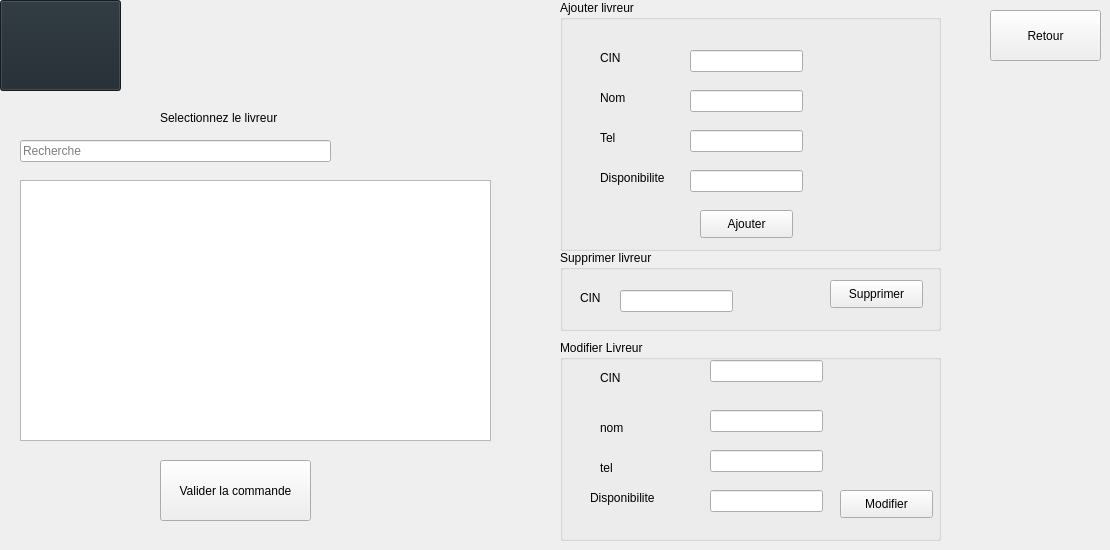
      <widget class="QWidget" name="tab_5">
       <attribute name="title">
        <string>livreur</string>
       </attribute>
       <widget class="QTableView" name="tab_livreur">
        <property name="geometry">
         <rect>
          <x>20</x>
          <y>180</y>
          <width>471</width>
          <height>261</height>
         </rect>
        </property>
       </widget>
       <widget class="QLabel" name="label_46">
        <property name="geometry">
         <rect>
          <x>160</x>
          <y>110</y>
          <width>171</width>
          <height>16</height>
         </rect>
        </property>
        <property name="text">
         <string>Selectionnez le livreur</string>
        </property>
       </widget>
       <widget class="QPushButton" name="pushButton_9">
        <property name="geometry">
         <rect>
          <x>160</x>
          <y>460</y>
          <width>151</width>
          <height>61</height>
         </rect>
        </property>
        <property name="text">
         <string>Valider la commande</string>
        </property>
        <property name="icon">
         <iconset>
          <normaloff>:/Desktop/attachments/return.png</normaloff>:/Desktop/attachments/return.png</iconset>
        </property>
       </widget>
       <widget class="QGroupBox" name="groupBox_7">
        <property name="geometry">
         <rect>
          <x>560</x>
          <y>0</y>
          <width>381</width>
          <height>251</height>
         </rect>
        </property>
        <property name="title">
         <string>Ajouter livreur</string>
        </property>
        <widget class="QLabel" name="label_47">
         <property name="geometry">
          <rect>
           <x>40</x>
           <y>50</y>
           <width>56</width>
           <height>16</height>
          </rect>
         </property>
         <property name="text">
          <string>CIN</string>
         </property>
        </widget>
        <widget class="QLabel" name="label_48">
         <property name="geometry">
          <rect>
           <x>40</x>
           <y>90</y>
           <width>56</width>
           <height>16</height>
          </rect>
         </property>
         <property name="text">
          <string>Nom</string>
         </property>
        </widget>
        <widget class="QLabel" name="label_49">
         <property name="geometry">
          <rect>
           <x>40</x>
           <y>130</y>
           <width>56</width>
           <height>16</height>
          </rect>
         </property>
         <property name="text">
          <string>Tel</string>
         </property>
        </widget>
        <widget class="QLineEdit" name="cin">
         <property name="geometry">
          <rect>
           <x>130</x>
           <y>50</y>
           <width>113</width>
           <height>22</height>
          </rect>
         </property>
        </widget>
        <widget class="QLineEdit" name="le_nom_2">
         <property name="geometry">
          <rect>
           <x>130</x>
           <y>130</y>
           <width>113</width>
           <height>22</height>
          </rect>
         </property>
        </widget>
        <widget class="QLineEdit" name="le_tel_2">
         <property name="geometry">
          <rect>
           <x>130</x>
           <y>90</y>
           <width>113</width>
           <height>22</height>
          </rect>
         </property>
        </widget>
        <widget class="QPushButton" name="ajouter_livreur">
         <property name="geometry">
          <rect>
           <x>140</x>
           <y>210</y>
           <width>93</width>
           <height>28</height>
          </rect>
         </property>
         <property name="text">
          <string>Ajouter</string>
         </property>
         <property name="icon">
          <iconset>
           <normaloff>:/Desktop/attachments/add.png</normaloff>:/Desktop/attachments/add.png</iconset>
         </property>
        </widget>
        <widget class="QLineEdit" name="le_disponibilite">
         <property name="geometry">
          <rect>
           <x>130</x>
           <y>170</y>
           <width>113</width>
           <height>22</height>
          </rect>
         </property>
        </widget>
        <widget class="QLabel" name="label_50">
         <property name="geometry">
          <rect>
           <x>40</x>
           <y>170</y>
           <width>81</width>
           <height>16</height>
          </rect>
         </property>
         <property name="text">
          <string>Disponibilite</string>
         </property>
        </widget>
       </widget>
       <widget class="QGroupBox" name="groupBox_8">
        <property name="geometry">
         <rect>
          <x>560</x>
          <y>340</y>
          <width>381</width>
          <height>201</height>
         </rect>
        </property>
        <property name="title">
         <string>Modifier Livreur</string>
        </property>
        <widget class="QLabel" name="label_51">
         <property name="geometry">
          <rect>
           <x>40</x>
           <y>30</y>
           <width>56</width>
           <height>16</height>
          </rect>
         </property>
         <property name="text">
          <string>CIN</string>
         </property>
        </widget>
        <widget class="QLabel" name="label_52">
         <property name="geometry">
          <rect>
           <x>30</x>
           <y>150</y>
           <width>71</width>
           <height>16</height>
          </rect>
         </property>
         <property name="text">
          <string>Disponibilite</string>
         </property>
        </widget>
        <widget class="QLineEdit" name="cin_modifier">
         <property name="geometry">
          <rect>
           <x>150</x>
           <y>20</y>
           <width>113</width>
           <height>22</height>
          </rect>
         </property>
        </widget>
        <widget class="QLineEdit" name="disponibilite_modifier">
         <property name="geometry">
          <rect>
           <x>150</x>
           <y>150</y>
           <width>113</width>
           <height>22</height>
          </rect>
         </property>
        </widget>
        <widget class="QPushButton" name="pushButton_11">
         <property name="geometry">
          <rect>
           <x>280</x>
           <y>150</y>
           <width>93</width>
           <height>28</height>
          </rect>
         </property>
         <property name="text">
          <string>Modifier</string>
         </property>
         <property name="icon">
          <iconset>
           <normaloff>:/Desktop/attachments/update.png</normaloff>:/Desktop/attachments/update.png</iconset>
         </property>
        </widget>
        <widget class="QLabel" name="label_53">
         <property name="geometry">
          <rect>
           <x>40</x>
           <y>120</y>
           <width>55</width>
           <height>16</height>
          </rect>
         </property>
         <property name="text">
          <string>tel</string>
         </property>
        </widget>
        <widget class="QLineEdit" name="tel_modifier">
         <property name="geometry">
          <rect>
           <x>150</x>
           <y>70</y>
           <width>113</width>
           <height>22</height>
          </rect>
         </property>
        </widget>
        <widget class="QLineEdit" name="nom_modifier">
         <property name="geometry">
          <rect>
           <x>150</x>
           <y>110</y>
           <width>113</width>
           <height>22</height>
          </rect>
         </property>
        </widget>
        <widget class="QLabel" name="label_54">
         <property name="geometry">
          <rect>
           <x>40</x>
           <y>80</y>
           <width>55</width>
           <height>16</height>
          </rect>
         </property>
         <property name="text">
          <string>nom</string>
         </property>
        </widget>
       </widget>
       <widget class="QLineEdit" name="lineEdit_recherche">
        <property name="geometry">
         <rect>
          <x>20</x>
          <y>140</y>
          <width>311</width>
          <height>22</height>
         </rect>
        </property>
        <property name="placeholderText">
         <string>Recherche</string>
        </property>
       </widget>
       <widget class="QPushButton" name="Retour_6">
        <property name="geometry">
         <rect>
          <x>990</x>
          <y>10</y>
          <width>111</width>
          <height>51</height>
         </rect>
        </property>
        <property name="styleSheet">
         <string notr="true"/>
        </property>
        <property name="text">
         <string>Retour</string>
        </property>
        <property name="icon">
         <iconset resource="Ressources.qrc">
          <normaloff>:/new/images/images/return.png</normaloff>:/new/images/images/return.png</iconset>
        </property>
       </widget>
       <widget class="QGroupBox" name="groupBox_10">
        <property name="geometry">
         <rect>
          <x>560</x>
          <y>250</y>
          <width>381</width>
          <height>81</height>
         </rect>
        </property>
        <property name="title">
         <string>Supprimer livreur</string>
        </property>
        <widget class="QLabel" name="label_55">
         <property name="geometry">
          <rect>
           <x>20</x>
           <y>40</y>
           <width>56</width>
           <height>16</height>
          </rect>
         </property>
         <property name="text">
          <string>CIN</string>
         </property>
        </widget>
        <widget class="QLineEdit" name="suppline">
         <property name="geometry">
          <rect>
           <x>60</x>
           <y>40</y>
           <width>113</width>
           <height>22</height>
          </rect>
         </property>
        </widget>
        <widget class="QPushButton" name="pushButton_12">
         <property name="geometry">
          <rect>
           <x>270</x>
           <y>30</y>
           <width>93</width>
           <height>28</height>
          </rect>
         </property>
         <property name="text">
          <string>Supprimer</string>
         </property>
         <property name="icon">
          <iconset>
           <normaloff>:/Desktop/attachments/delete.png</normaloff>:/Desktop/attachments/delete.png</iconset>
         </property>
        </widget>
       </widget>
       <widget class="QPushButton" name="pushButton_23">
        <property name="geometry">
         <rect>
          <x>0</x>
          <y>0</y>
          <width>121</width>
          <height>91</height>
         </rect>
        </property>
        <property name="styleSheet">
         <string notr="true">QPushButton
{
 
    background-color: #1e272e;
    
    border-color: #1e272e;
   
}</string>
        </property>
        <property name="text">
         <string/>
        </property>
        <property name="icon">
         <iconset resource="Ressources.qrc">
          <normaloff>:/new/images/images/Image4.png</normaloff>:/new/images/images/Image4.png</iconset>
        </property>
        <property name="iconSize">
         <size>
          <width>80</width>
          <height>80</height>
         </size>
        </property>
       </widget>
      </widget>
